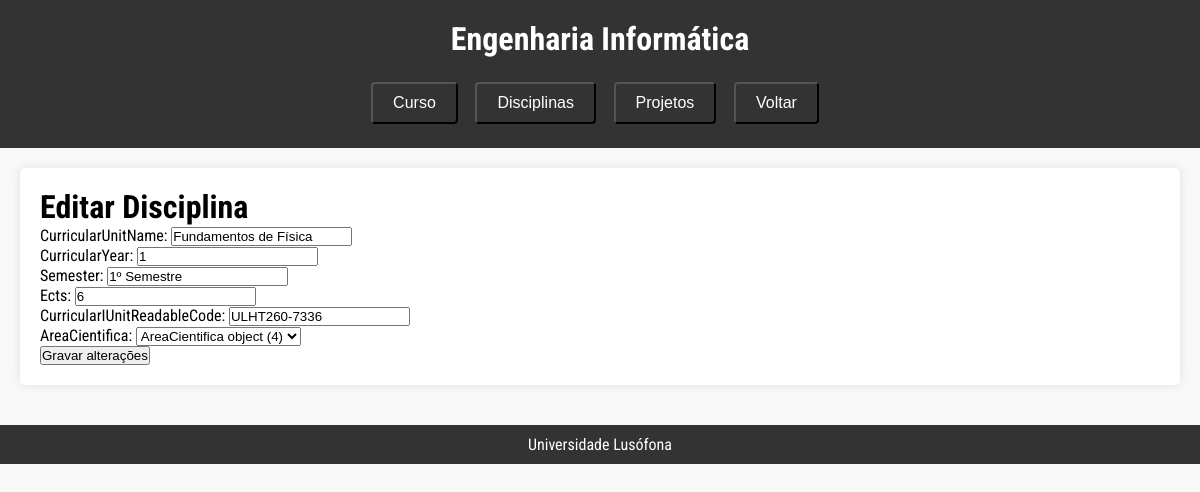
The app's page /portfolio/editarDisc/ULHT260-7336/ with its own data.
### portfolio/models.py (models this page shows)
class Disciplina(models.Model):
    curricularUnitName = models.CharField(max_length = 100)
    curricularYear = models.IntegerField(max_length = 4)
    semester = models.CharField(max_length = 14)
    ects = models.IntegerField(max_length = 1)
    curricularIUnitReadableCode = models.CharField(max_length = 13)
    areaCientifica = models.ForeignKey(AreaCientifica, on_delete=models.CASCADE)

### portfolio/views.py (the view)
# urls.py: path('editarDisc/<str:disciplina_id>/', views.editar_disciplina, name='editar_disciplina'),
def editar_disciplina(request, disciplina_id):
    disciplina = get_object_or_404(Disciplina, curricularIUnitReadableCode=disciplina_id)
    if request.method == 'POST':
        form = DisciplinaForm(request.POST, instance=disciplina)
        if form.is_valid():
            form.save()
            return redirect('https://a21807126.pythonanywhere.com/portfolio/disciplinalist/')
    else:
        form = DisciplinaForm(instance=disciplina)
    return render(request, 'portfolio/editar_disc.html', {'form': form})

### portfolio/forms.py
class DisciplinaForm(forms.ModelForm):
    class Meta:
        model = Disciplina
        fields = ['curricularUnitName', 'curricularYear', 'semester', 'ects', 'curricularIUnitReadableCode', 'areaCientifica']

### portfolio/templates/portfolio/editar_disc.html (shortened to what this page needs)
{% extends 'portfolio/layout.html' %}
{% block content %}
    <h1>Editar Disciplina</h1>
    <form method="post" enctype="multipart/form-data">
        {{ form.as_p }}
        <button type="submit">Gravar alterações</button>
    </form>
{% endblock %}

### static/css/portfolio_template.css (style rules this page uses)
* { margin: 0; padding: 0; box-sizing: border-box; }
body { font-family: "Roboto Condensed", sans-serif; background-color: #f8f8f8; }

### records on screen
Disciplina: curricularUnitName "Fundamentos de Física", curricularYear "1", semester "1º Semestre", ects "6", curricularIUnitReadableCode "ULHT260-7336", areaCientifica "AreaCientifica object (4)"
